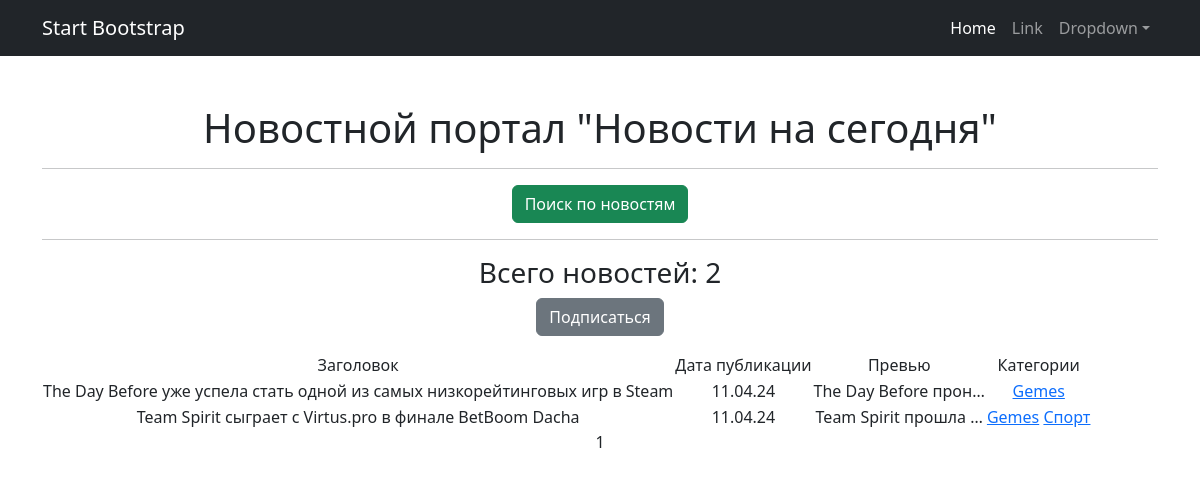
Screenshot of /news/categories/3 (signed in) with the database file from the repository.
### news/models.py (models this page shows, shortened)
class Post(models.Model):
    articles = "AR"
    news = "NW"
    POST_TYPES = [
        (news, "Новость"),
        (articles, "Статья"),
    ]
    author = models.ForeignKey(Author, on_delete=models.CASCADE)
    post_type = models.CharField(max_length=2, choices=POST_TYPES,default=news)
    date_post = models.DateTimeField(auto_now_add=True)
    category = models.ManyToManyField(Category, through="PostCategory")
    title = models.CharField(max_length=255)
    text = models.TextField()
    rating = models.IntegerField(default=0)
    post_likes = models.ManyToManyField(User, blank=True, related_name="post_likes")
    post_dislikes = models.ManyToManyField(User, blank=True, related_name="post_dislikes")

class Category(models.Model):
    name = models.CharField(unique = True,max_length = 50)
    subscribers = models.ManyToManyField(User, blank=True, null=True, related_name='categories')
    def __str__(self):
        return f'{self.name}'

### news/views.py (the view)
# urls.py: path('categories/<int:pk>', CategoryListView.as_view(), name='category_list'),
class CategoryListView(PostList):
    model = Post
    template_name = 'category_list.html'
    context_object_name = 'category_news_list'
    def get_queryset(self):
        self.category = get_object_or_404(Category, id=self.kwargs['pk'])
        queryset = Post.objects.filter(category=self.category).order_by('date_post')
        return queryset
    def get_context_data(self, **kwargs):
        context = super().get_context_data(**kwargs)
        context['is_not_subscriber'] = self.request.user not in self.category.subscribers.all()
        context['category'] = self.category
        return context

### news/templatetags/custom_filters.py (called while the page is built)
@register.filter()
def censor(value):
    prohibited_words = ('стать', 'озеро', 'прошла', 'факты', 'финал')
    splited_value = value.split()
    for word in splited_value:
        parsed_word = morph.parse(word)[0].normal_form
        if parsed_word in prohibited_words:
            value = value.replace(word, '*' * len(word))
    return value

### news/views.py (called while the page is built)
    def get_context_data(self, **kwargs):
        context = super().get_context_data(**kwargs)
        context['filter'] = PostFilter(self.request.GET, queryset=self.get_queryset())
        context['is_not_author'] = not self.request.user.groups.filter(name='authors').exists()
        return context

### templates/category_list.html (shortened to what this page needs)
{% extends 'flatpages/default.html' %}
{% load custom_filters %}
{% block content %}
<h1>Новостной портал "Новости на сегодня"</h1>
<hr>
<a href="/news/search" class="btn btn-success btn-fill" target="_blank">Поиск по новостям</a>
<hr>
<h3> Всего новостей: {{ page_obj.paginator.count }} </h3>
{% if category_news_list %}
<table>
    <tr>
        <td>Заголовок</td>
        <td>Дата публикации</td>
        <td>Превью</td>
        <td>Категории</td>
    </tr>
    {% if is_not_subscriber %}
        <p class="text-center"><a href="{% url 'subscribe' category.id %}" class="btn btn-secondary byn-sn">Подписаться</a></p>
    {% endif %}
    {% for post in category_news_list %}
    <tr>
        <td> {{ post.title|censor}} </td>
        <td> {{ post.date_post|date:'d.m.y' }} </td>
        <td> {{ post.text|censor|truncatechars:20 }} </td>
        <td>
            {% for category in post.category.all %}
                <a href="{% url 'category_list' category.id %}">{{ category }}</a>
            {% endfor %}
        </td>
    </tr>
    {% endfor %}
</table>
{% else %}
<h2>Пока никаких новостей нет, но скоро здесь будет интересно!</h2>
{% endif %}
{{ page_obj.number }}
{% endblock content %}

### rows the page displays
Post: title|censor "The Day Before уже успела стать одной из самых низкорейтинговых игр в Steam", date_post "11.04.24", text|censor "The Day Before прон…"
Category: name "Gemes"
Post: title|censor "Team Spirit сыграет с Virtus.pro в финале BetBoom Dacha", date_post "11.04.24", text|censor "Team Spirit прошла …"
Category: name "Спорт"

### other values shown
{{ page_obj.paginator.count }} "2"
{{ page_obj.number }} "1"
